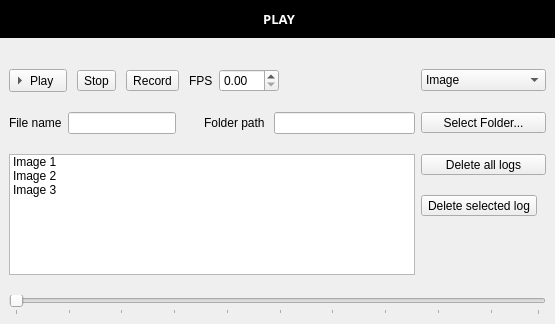
<?xml version="1.0" encoding="UTF-8"?>
<ui version="4.0">
 <class>WidgetPlay</class>
 <widget class="QWidget" name="WidgetPlay">
  <property name="geometry">
   <rect>
    <x>0</x>
    <y>0</y>
    <width>555</width>
    <height>324</height>
   </rect>
  </property>
  <property name="windowTitle">
   <string>Form</string>
  </property>
  <layout class="QGridLayout" name="gridLayout">
   <property name="leftMargin">
    <number>0</number>
   </property>
   <property name="topMargin">
    <number>0</number>
   </property>
   <property name="rightMargin">
    <number>0</number>
   </property>
   <property name="bottomMargin">
    <number>0</number>
   </property>
   <item row="0" column="0">
    <widget class="QLabel" name="labelTitle">
     <property name="font">
      <font>
       <family>Segoe UI Black</family>
       <weight>75</weight>
       <bold>true</bold>
      </font>
     </property>
     <property name="styleSheet">
      <string notr="true">padding:10px;
/*background-color:rgb(66, 138, 200);*/
/*background-color:rgb(76, 55, 108);*/
background-color:rgb(0, 0, 0);
color:rgb(255,255,255);
</string>
     </property>
     <property name="frameShape">
      <enum>QFrame::NoFrame</enum>
     </property>
     <property name="lineWidth">
      <number>1</number>
     </property>
     <property name="text">
      <string>&lt;html&gt;&lt;head/&gt;&lt;body&gt;&lt;p align=&quot;center&quot;&gt;&lt;span style=&quot; font-size:10pt;&quot;&gt;PLAY&lt;/span&gt;&lt;/p&gt;&lt;/body&gt;&lt;/html&gt;</string>
     </property>
     <property name="alignment">
      <set>Qt::AlignLeading|Qt::AlignLeft|Qt::AlignVCenter</set>
     </property>
    </widget>
   </item>
   <item row="1" column="0">
    <widget class="QWidget" name="widget" native="true">
     <property name="sizePolicy">
      <sizepolicy hsizetype="Preferred" vsizetype="Expanding">
       <horstretch>0</horstretch>
       <verstretch>0</verstretch>
      </sizepolicy>
     </property>
     <layout class="QGridLayout" name="gridLayout_2">
      <property name="leftMargin">
       <number>9</number>
      </property>
      <property name="topMargin">
       <number>25</number>
      </property>
      <property name="verticalSpacing">
       <number>20</number>
      </property>
      <item row="1" column="3">
       <spacer name="horizontalSpacer">
        <property name="orientation">
         <enum>Qt::Horizontal</enum>
        </property>
        <property name="sizeType">
         <enum>QSizePolicy::Fixed</enum>
        </property>
        <property name="sizeHint" stdset="0">
         <size>
          <width>10</width>
          <height>20</height>
         </size>
        </property>
       </spacer>
      </item>
      <item row="2" column="0" colspan="6">
       <widget class="QListWidget" name="listWidgetNames">
        <property name="toolTip">
         <string>&lt;html&gt;&lt;head/&gt;&lt;body&gt;&lt;p&gt;&lt;span style=&quot; font-size:10pt;&quot;&gt;Playlist&lt;/span&gt;&lt;/p&gt;&lt;/body&gt;&lt;/html&gt;</string>
        </property>
        <property name="editTriggers">
         <set>QAbstractItemView::DoubleClicked|QAbstractItemView::EditKeyPressed</set>
        </property>
        <property name="selectionRectVisible">
         <bool>false</bool>
        </property>
        <item>
         <property name="text">
          <string>Image 1</string>
         </property>
        </item>
        <item>
         <property name="text">
          <string>Image 2</string>
         </property>
        </item>
        <item>
         <property name="text">
          <string>Image 3</string>
         </property>
        </item>
       </widget>
      </item>
      <item row="1" column="4">
       <widget class="QLabel" name="lFolderPath">
        <property name="sizePolicy">
         <sizepolicy hsizetype="Fixed" vsizetype="Preferred">
          <horstretch>0</horstretch>
          <verstretch>0</verstretch>
         </sizepolicy>
        </property>
        <property name="text">
         <string>Folder path </string>
        </property>
       </widget>
      </item>
      <item row="0" column="0" colspan="6">
       <layout class="QHBoxLayout" name="horizontalLayout_2">
        <property name="topMargin">
         <number>0</number>
        </property>
        <item>
         <widget class="QToolButton" name="tbPlay">
          <property name="toolTip">
           <string>&lt;html&gt;&lt;head/&gt;&lt;body&gt;&lt;p&gt;&lt;span style=&quot; font-size:10pt;&quot;&gt;Play movies from playlist&lt;/span&gt;&lt;/p&gt;&lt;/body&gt;&lt;/html&gt;</string>
          </property>
          <property name="text">
           <string>Play</string>
          </property>
          <property name="toolButtonStyle">
           <enum>Qt::ToolButtonTextBesideIcon</enum>
          </property>
          <property name="arrowType">
           <enum>Qt::RightArrow</enum>
          </property>
         </widget>
        </item>
        <item>
         <spacer name="horizontalSpacer_3">
          <property name="orientation">
           <enum>Qt::Horizontal</enum>
          </property>
          <property name="sizeType">
           <enum>QSizePolicy::Fixed</enum>
          </property>
          <property name="sizeHint" stdset="0">
           <size>
            <width>10</width>
            <height>20</height>
           </size>
          </property>
         </spacer>
        </item>
        <item>
         <widget class="QToolButton" name="tbStop">
          <property name="toolTip">
           <string>&lt;html&gt;&lt;head/&gt;&lt;body&gt;&lt;p&gt;&lt;span style=&quot; font-size:10pt;&quot;&gt;Stop all operations&lt;/span&gt;&lt;/p&gt;&lt;/body&gt;&lt;/html&gt;</string>
          </property>
          <property name="text">
           <string>Stop</string>
          </property>
         </widget>
        </item>
        <item>
         <spacer name="horizontalSpacer_2">
          <property name="orientation">
           <enum>Qt::Horizontal</enum>
          </property>
          <property name="sizeType">
           <enum>QSizePolicy::Fixed</enum>
          </property>
          <property name="sizeHint" stdset="0">
           <size>
            <width>10</width>
            <height>20</height>
           </size>
          </property>
         </spacer>
        </item>
        <item>
         <widget class="QToolButton" name="tbRecord">
          <property name="toolTip">
           <string>&lt;html&gt;&lt;head/&gt;&lt;body&gt;&lt;p&gt;&lt;span style=&quot; font-size:10pt;&quot;&gt;Start image capturing and  recording&lt;/span&gt;&lt;/p&gt;&lt;/body&gt;&lt;/html&gt;</string>
          </property>
          <property name="text">
           <string>Record</string>
          </property>
         </widget>
        </item>
        <item>
         <spacer name="horizontalSpacer_4">
          <property name="orientation">
           <enum>Qt::Horizontal</enum>
          </property>
          <property name="sizeType">
           <enum>QSizePolicy::Fixed</enum>
          </property>
          <property name="sizeHint" stdset="0">
           <size>
            <width>10</width>
            <height>20</height>
           </size>
          </property>
         </spacer>
        </item>
        <item>
         <widget class="QLabel" name="lFrameRate">
          <property name="text">
           <string>FPS  </string>
          </property>
         </widget>
        </item>
        <item>
         <spacer name="hp_widgetPlay1">
          <property name="orientation">
           <enum>Qt::Horizontal</enum>
          </property>
          <property name="sizeType">
           <enum>QSizePolicy::Fixed</enum>
          </property>
          <property name="sizeHint" stdset="0">
           <size>
            <width>0</width>
            <height>20</height>
           </size>
          </property>
         </spacer>
        </item>
        <item>
         <widget class="QDoubleSpinBox" name="sbFps">
          <property name="sizePolicy">
           <sizepolicy hsizetype="Preferred" vsizetype="Fixed">
            <horstretch>0</horstretch>
            <verstretch>0</verstretch>
           </sizepolicy>
          </property>
          <property name="maximumSize">
           <size>
            <width>60</width>
            <height>16777215</height>
           </size>
          </property>
          <property name="toolTip">
           <string>&lt;html&gt;&lt;head/&gt;&lt;body&gt;&lt;p&gt;&lt;span style=&quot; font-size:10pt;&quot;&gt;Set play framerate&lt;/span&gt;&lt;/p&gt;&lt;/body&gt;&lt;/html&gt;</string>
          </property>
          <property name="maximum">
           <double>1000000.000000000000000</double>
          </property>
         </widget>
        </item>
        <item>
         <spacer name="horizontalSpacer_8">
          <property name="orientation">
           <enum>Qt::Horizontal</enum>
          </property>
          <property name="sizeHint" stdset="0">
           <size>
            <width>40</width>
            <height>20</height>
           </size>
          </property>
         </spacer>
        </item>
       </layout>
      </item>
      <item row="2" column="6">
       <layout class="QVBoxLayout" name="verticalLayout">
        <item>
         <widget class="QToolButton" name="tbDeleteFiles">
          <property name="sizePolicy">
           <sizepolicy hsizetype="Preferred" vsizetype="Fixed">
            <horstretch>0</horstretch>
            <verstretch>0</verstretch>
           </sizepolicy>
          </property>
          <property name="toolTip">
           <string>&lt;html&gt;&lt;head/&gt;&lt;body&gt;&lt;p&gt;&lt;span style=&quot; font-size:10pt;&quot;&gt;Delete all logs from playlist&lt;/span&gt;&lt;/p&gt;&lt;/body&gt;&lt;/html&gt;</string>
          </property>
          <property name="text">
           <string>Delete all logs</string>
          </property>
         </widget>
        </item>
        <item>
         <spacer name="verticalSpacer_2">
          <property name="orientation">
           <enum>Qt::Vertical</enum>
          </property>
          <property name="sizeType">
           <enum>QSizePolicy::Fixed</enum>
          </property>
          <property name="sizeHint" stdset="0">
           <size>
            <width>20</width>
            <height>20</height>
           </size>
          </property>
         </spacer>
        </item>
        <item>
         <widget class="QToolButton" name="tbDeleteSelectedFile">
          <property name="sizePolicy">
           <sizepolicy hsizetype="Fixed" vsizetype="Fixed">
            <horstretch>0</horstretch>
            <verstretch>0</verstretch>
           </sizepolicy>
          </property>
          <property name="minimumSize">
           <size>
            <width>0</width>
            <height>0</height>
           </size>
          </property>
          <property name="toolTip">
           <string>&lt;html&gt;&lt;head/&gt;&lt;body&gt;&lt;p&gt;&lt;span style=&quot; font-size:10pt;&quot;&gt;Delete selected log&lt;/span&gt;&lt;/p&gt;&lt;/body&gt;&lt;/html&gt;</string>
          </property>
          <property name="text">
           <string>Delete selected log</string>
          </property>
         </widget>
        </item>
        <item>
         <spacer name="verticalSpacer">
          <property name="orientation">
           <enum>Qt::Vertical</enum>
          </property>
          <property name="sizeHint" stdset="0">
           <size>
            <width>20</width>
            <height>40</height>
           </size>
          </property>
         </spacer>
        </item>
       </layout>
      </item>
      <item row="1" column="0">
       <widget class="QLabel" name="lFileName">
        <property name="text">
         <string>File name</string>
        </property>
       </widget>
      </item>
      <item row="3" column="0" colspan="7">
       <widget class="QSlider" name="sliderPlay">
        <property name="mouseTracking">
         <bool>false</bool>
        </property>
        <property name="toolTip">
         <string>&lt;html&gt;&lt;head/&gt;&lt;body&gt;&lt;p&gt;&lt;span style=&quot; font-size:10pt;&quot;&gt;Slider with current play position&lt;/span&gt;&lt;/p&gt;&lt;/body&gt;&lt;/html&gt;</string>
        </property>
        <property name="maximum">
         <number>99</number>
        </property>
        <property name="orientation">
         <enum>Qt::Horizontal</enum>
        </property>
        <property name="tickPosition">
         <enum>QSlider::TicksBelow</enum>
        </property>
        <property name="tickInterval">
         <number>10</number>
        </property>
       </widget>
      </item>
      <item row="1" column="5">
       <widget class="QLineEdit" name="leFolderPath">
        <property name="toolTip">
         <string>&lt;html&gt;&lt;head/&gt;&lt;body&gt;&lt;p&gt;&lt;span style=&quot; font-size:10pt;&quot;&gt;Playlist path&lt;/span&gt;&lt;/p&gt;&lt;/body&gt;&lt;/html&gt;</string>
        </property>
       </widget>
      </item>
      <item row="0" column="6">
       <widget class="QComboBox" name="comBoxImageType">
        <property name="minimumSize">
         <size>
          <width>125</width>
          <height>0</height>
         </size>
        </property>
        <property name="toolTip">
         <string>&lt;html&gt;&lt;head/&gt;&lt;body&gt;&lt;p&gt;&lt;span style=&quot; font-size:10pt;&quot;&gt;Show image or point cloud&lt;/span&gt;&lt;/p&gt;&lt;/body&gt;&lt;/html&gt;</string>
        </property>
        <property name="currentText">
         <string>Image</string>
        </property>
        <item>
         <property name="text">
          <string>Image</string>
         </property>
        </item>
        <item>
         <property name="text">
          <string>Point Cloud</string>
         </property>
        </item>
       </widget>
      </item>
      <item row="1" column="1">
       <widget class="QLineEdit" name="leFileName">
        <property name="sizePolicy">
         <sizepolicy hsizetype="Preferred" vsizetype="Fixed">
          <horstretch>0</horstretch>
          <verstretch>0</verstretch>
         </sizepolicy>
        </property>
        <property name="toolTip">
         <string>&lt;html&gt;&lt;head/&gt;&lt;body&gt;&lt;p&gt;&lt;span style=&quot; font-size:10pt;&quot;&gt;This fiile name will be used for recording.&lt;/span&gt;&lt;/p&gt;&lt;p&gt;&lt;span style=&quot; font-size:10pt;&quot;&gt;The full file name will be created by adding selected file name and time stamp.&lt;/span&gt;&lt;/p&gt;&lt;/body&gt;&lt;/html&gt;</string>
        </property>
       </widget>
      </item>
      <item row="1" column="6">
       <widget class="QToolButton" name="tbSelectPath">
        <property name="sizePolicy">
         <sizepolicy hsizetype="Preferred" vsizetype="Fixed">
          <horstretch>0</horstretch>
          <verstretch>0</verstretch>
         </sizepolicy>
        </property>
        <property name="minimumSize">
         <size>
          <width>0</width>
          <height>0</height>
         </size>
        </property>
        <property name="toolTip">
         <string>&lt;html&gt;&lt;head/&gt;&lt;body&gt;&lt;p&gt;&lt;span style=&quot; font-size:10pt;&quot;&gt;Select playlist  path&lt;/span&gt;&lt;/p&gt;&lt;/body&gt;&lt;/html&gt;</string>
        </property>
        <property name="text">
         <string>  Select Folder...  </string>
        </property>
       </widget>
      </item>
     </layout>
    </widget>
   </item>
  </layout>
 </widget>
 <resources/>
 <connections/>
</ui>
